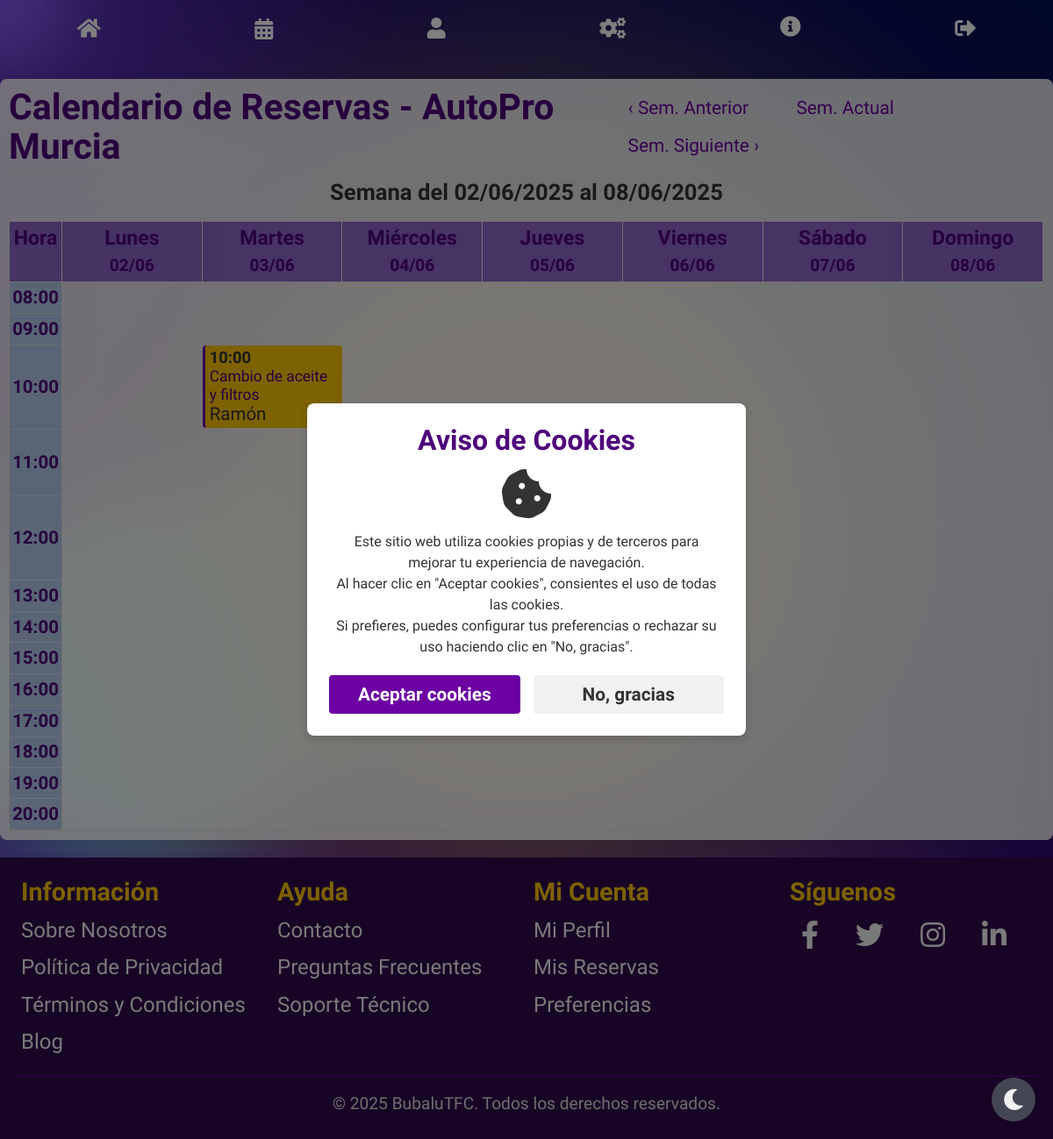
Screenshot of /index.php?controlador=administrator&action=view_appointments_calendar (signed in) with the database file from the repository.
### tables this page shows
CREATE TABLE `business` (
  `id_business` int(11) NOT NULL,
  `name` varchar(250) NOT NULL,
  `category` varchar(250) NOT NULL,
  `description` varchar(300) NOT NULL,
  `address` varchar(250) NOT NULL,
  `postal_code` varchar(10) NOT NULL,
  `phone_number` int(11) NOT NULL,
  `business_image` varchar(300) NOT NULL,
  `id_administrator` int(11) NOT NULL
);

CREATE TABLE `appointment` (
  `id_appointment` int(11) NOT NULL,
  `date_time` datetime NOT NULL,
  `state` enum('earring','confirmed','canceled') NOT NULL DEFAULT 'earring',
  `id_customer` int(11) NOT NULL,
  `id_business` int(11) NOT NULL,
  `id_service` int(11) NOT NULL,
  `comments` varchar(300) NOT NULL
);

CREATE TABLE `service` (
  `id_service` int(11) NOT NULL,
  `name` varchar(250) NOT NULL,
  `duration` int(11) NOT NULL,
  `price` decimal(10,2) NOT NULL,
  `id_business` int(11) NOT NULL
);

CREATE TABLE `users` (
  `id_user` int(11) NOT NULL,
  `name` varchar(250) NOT NULL,
  `surnames` varchar(250) NOT NULL,
  `phone_number` int(11) NOT NULL,
  `birthdate` date NOT NULL DEFAULT '1900-01-01',
  `email` varchar(300) NOT NULL,
  `password` varchar(300) NOT NULL,
  `role` enum('customer','administrator') NOT NULL DEFAULT 'customer',
  `avatar_image` varchar(300) NOT NULL DEFAULT 'avatar_images/default_avatar.png',
  `registration_date` timestamp NOT NULL DEFAULT current_timestamp() ON UPDATE current_timestamp()
);

### controller/administrator_controller.php (called while the page is built, shortened)
<?php
require_once __DIR__ . "/../model/administrator_model.php";
function view_appointments_calendar()
{
    $adminModel = new Administrator_Model();
    $id_user = $_SESSION["id_user"];
    $id_business = $adminModel->get_id_business($id_user);
    $nombre_negocio = "Mi Negocio";
    $horario_procesado = [];
    $week_offset = isset($_GET["week_offset"]) ? (int)$_GET["week_offset"] : 0;
    $current_date_for_week = new DateTime();
    $day_of_week_num = $current_date_for_week->format("N");
    $current_week_start = clone $current_date_for_week;
    $current_week_start->modify("-" . ($day_of_week_num - 1) . " days")->setTime(0, 0, 0);
    if (!$id_business) {
        $nombre_negocio = "Negocio no encontrado";
    } else {
        $business_info = $adminModel->get_business_info($id_business);
        $nombre_negocio = $business_info["name"] ?? "Mi Negocio";
        $raw_horario = $adminModel->get_schedule($id_business);
        if ($raw_horario) {
            foreach ($raw_horario as $dia_h) {
                $db_day_val = intval($dia_h["day_week"]);
                $iso_day_num = ($db_day_val >= 1 && $db_day_val <= 7) ? $db_day_val : null;
                if ($iso_day_num !== null) {
                    $horario_procesado[$iso_day_num][] = [
                        "open" => (int)substr($dia_h["opening_hour"], 0, 2),
                        "close" => (int)substr($dia_h["closing_hour"], 0, 2),
                        "opening_full" => $dia_h["opening_hour"],
                        "closing_full" => $dia_h["closing_hour"]
                    ];
                }
            }
        }
        $reservas_semana = $adminModel->get_appointments_by_business_for_week($id_business, $current_week_start->format("Y-m-d"));
    }
    require_once("view/appointment_view.php");
}

### model/conectar.php (called while the page is built)
<?php
class Conectar{
    public static function conexion(){
        try {
            $conexion = new mysqli("bbdd.bubalues.com", "ddb254416", "g135Jpkl)62%bj", "ddb254416");
            $conexion->set_charset("utf8mb4");
        } catch (Exception $e) {
            die('Error: '.$e->getMessage());
            }
        return $conexion;
    }
}
?>

### model/administrator_model.php (called while the page is built, shortened)
<?php
class Administrator_Model
{
    private $db;
    public function __construct()
    {
        require_once __DIR__ . "/conectar.php";
        $this->db = Conectar::conexion();
    }
    public function get_id_business($administratorId)
    {
        $sql = "SELECT id_business FROM business WHERE id_administrator = ?";
        $stmt = $this->db->prepare($sql);
        $stmt->bind_param("i", $administratorId);
        $stmt->execute();
        $result = $stmt->get_result()->fetch_assoc();
        return $result ? $result["id_business"] : null;
    }
    public function get_appointments_by_business_for_week($businessId, $start_of_week_string)
    {
        $start_date = new DateTime($start_of_week_string);
        $end_date = clone $start_date;
        $end_date->modify("+6 days")->setTime(23, 59, 59);
        $start_date_formatted = $start_date->format("Y-m-d H:i:s");
        $end_date_formatted = $end_date->format("Y-m-d H:i:s");
        $sql = "
            SELECT
                a.id_appointment,
                a.date_time,
                a.state,
                a.comments,
                s.name AS service_name,
                s.price AS service_price,
                s.duration AS service_duration,
                u.name AS customer_name,
                u.phone_number AS customer_phone,
                u.email AS customer_email,
                b.name AS business_name
            FROM appointment a
            LEFT JOIN users u ON a.id_customer = u.id_user
            LEFT JOIN service s ON a.id_service = s.id_service
            LEFT JOIN business b ON a.id_business = b.id_business
            WHERE a.id_business = ?
            AND a.date_time BETWEEN ? AND ?
            ORDER BY a.date_time ASC
        ";
        $stmt = $this->db->prepare($sql);
        $stmt->bind_param("iss", $businessId, $start_date_formatted, $end_date_formatted);
        $stmt->execute();
        return $stmt->get_result()->fetch_all(MYSQLI_ASSOC);
    }
    public function get_schedule($businessId)
    {
        $sql = "
            SELECT id_schedule, day_week, opening_hour, closing_hour
            FROM schedule
            WHERE id_business = ?
        ";
        $stmt = $this->db->prepare($sql);
        $stmt->bind_param("i", $businessId);
        $stmt->execute();
        return $stmt->get_result()->fetch_all(MYSQLI_ASSOC);
    }
    public function get_business_info($businessId)
    {
        $sql = "SELECT * FROM business WHERE id_business = ?";
        $stmt = $this->db->prepare($sql);
        $stmt->bind_param("i", $businessId);
        $stmt->execute();
        return $stmt->get_result()->fetch_assoc();
    }
}

### view/appointment_view.php (the view, shortened to what this page needs)
<?php
require_once("view/menu.php");
$dias_semana_nombres = ["Lunes", "Martes", "Miércoles", "Jueves", "Viernes", "Sábado", "Domingo"];
$min_hour = 24;
$max_hour = 0;
if (!empty($horario_procesado)) {
    foreach ($horario_procesado as $turnos_dia) {
        foreach ($turnos_dia as $turno) {
            if (isset($turno["open"])) $min_hour = min($min_hour, (int)$turno["open"]);
            if (isset($turno["close"])) $max_hour = max($max_hour, (int)$turno["close"]);
        }
    }
} else {
    $min_hour = 8;
    $max_hour = 19;
}
$time_slots = [];
for ($h = $min_hour; $h < $max_hour; $h++) {
    $time_slots[] = str_pad($h, 2, "0", STR_PAD_LEFT) . ":00";
}
$reservas_por_dia_hora = [];
if (!empty($reservas_semana)) {
    foreach ($reservas_semana as $reserva) {
        $fecha_reserva = new DateTime($reserva["date_time"]);
        $dia_key = $fecha_reserva->format("N");
        $hora_key = $fecha_reserva->format("H:00");
        $reservas_por_dia_hora[$dia_key][$hora_key][] = $reserva;
    }
}
?>
<link rel="stylesheet" href="styles/calendar.css">
<link rel="stylesheet" href="styles/modal.css">
<div class="content-with-menu" id="mainContentArea" style="position: relative;">
    <div class="gradient-bg">
        <div class="gradients-container">
            <div class="g3"></div>
        </div>
    </div>
    <div class="calendar-container" style="position: relative; z-index: 1;">
        <div class="calendar-header">
            <h2>Calendario de Reservas - <?= htmlspecialchars($nombre_negocio ?? "Mi Negocio") ?></h2>
            <div class="calendar-nav">
                <a href="index.php?controlador=administrator&action=view_appointments_calendar&week_offset=<?= $week_offset - 1 ?>" class="btn">‹ Sem. Anterior</a>
                <a href="index.php?controlador=administrator&action=view_appointments_calendar&week_offset=0" class="btn">Sem. Actual</a>
                <a href="index.php?controlador=administrator&action=view_appointments_calendar&week_offset=<?= $week_offset + 1 ?>" class="btn">Sem. Siguiente ›</a>
            </div>
        </div>
        <p style="text-align: center; font-weight: bold;">
            Semana del <?= isset($current_week_start) ? $current_week_start->format("d/m/Y") : "Fecha no definida" ?> al <?= isset($current_week_start) ? (clone $current_week_start)->modify("+6 days")->format("d/m/Y") : "Fecha no definida" ?>
        </p>
        <div class="calendar-grid">
            <div class="grid-header">Hora</div>
            <?php
            if (isset($current_week_start)):
                $temp_date_header = clone $current_week_start;
                for ($i = 0; $i < 7; $i++): ?>
                    <div class="grid-header">
                        <?= $dias_semana_nombres[$i] ?><br>
                        <small><?= $temp_date_header->format("d/m") ?></small>
                    </div>
                <?php
                    $temp_date_header->modify("+1 day");
                endfor;
            else:
                for ($i = 0; $i < 7; $i++):
                    echo "<div class='grid-header'>" . $dias_semana_nombres[$i] . "</div>";
                endfor;
            endif;
            ?>
            <?php foreach ($time_slots as $time_slot_display): ?>
                <?php $current_hour_int = (int)substr($time_slot_display, 0, 2); ?>
                <div class="time-slot"><?= $time_slot_display ?></div>
                <?php for ($day_of_week_N = 1; $day_of_week_N <= 7; $day_of_week_N++): ?>
                    <?php
                    $is_working_hour = false;
                    $cell_title = "Fuera de horario";
                    if (!empty($horario_procesado) && isset($horario_procesado[$day_of_week_N])) {
                        foreach ($horario_procesado[$day_of_week_N] as $turno) {
                            if ($current_hour_int >= (int)$turno["open"] && $current_hour_int < (int)$turno["close"]) {
                                $is_working_hour = true;
                                $cell_title = "Disponible";
                                break;
                            }
                        }
                    }
                    $cell_class = $is_working_hour ? "" : "non-working-hour";
                    $cell_datetime_str = "";
                    if (isset($current_week_start)) {
                        $cell_date_obj = clone $current_week_start;
                        $cell_date_obj->modify("+" . ($day_of_week_N - 1) . " days");
                        $cell_datetime_str = $cell_date_obj->format("Y-m-d") . " " . $time_slot_display . ":00";
                    }
                    ?>
                    <div class="hour-cell <?= $cell_class ?>" data-datetime="<?= $cell_datetime_str ?>" title="<?= $cell_title ?>">
                        <?php
                        if ($is_working_hour && !empty($reservas_por_dia_hora) && isset($reservas_por_dia_hora[$day_of_week_N][$time_slot_display])) {
                            foreach ($reservas_por_dia_hora[$day_of_week_N][$time_slot_display] as $reserva) {
                                echo "<div class='appointment-block' onclick='openReservationModal(" . htmlspecialchars($reserva["id_appointment"]) . ")'>";
                                echo "<span class='appointment-time'>" . htmlspecialchars(date("H:i", strtotime($reserva["date_time"]))) . "</span>";
                                echo "<span class='appointment-service'>" . htmlspecialchars($reserva["service_name"] ?? "Servicio") . "</span>";
                                echo "<span class='appointment-customer'>" . htmlspecialchars($reserva["customer_name"] ?? "Cliente") . "</span>";
                                echo "</div>";
                            }
                        }
                        ?>
                    </div>
                <?php endfor; ?>
            <?php endforeach; ?>
        </div>
    </div>
</div>

### styles/global.css (style rules this page uses)
:root { --purple-dark: #4d007a; --purple-medium: #5a008d; --purple-regular: #6c00a2; --purple-light: #7d33b5; --purple-lighter: #8e66c8; --purple-pale: #a099db; --purple-very-pale: #b3ccec; --purple-almost-white: #c6fff0; --purple-white: #daffee; --accent-yellow: #fbc404; --white: #FFFFFF; --light-gray: #F5F5F5; --medium-gray: #E0E0E0; --dark-gray: #333333; --success: #4CAF50; --warning: #fbc404; --error: #F44336; --info: #6c00a2; --spacing-xs: 0.25rem; --spacing-sm: 0.5rem; --spacing-md: 1rem; --spacing-lg: 1.5rem; --spacing-xl: 2rem; --border-radius-sm: 4px; --border-radius-md: 8px; --border-radius-lg: 16px; --box-shadow: 0 2px 10px rgba(0, 0, 0, 0.1); --transition-fast: 0.2s ease; --transition-normal: 0.3s ease; --transition-slow: 0.5s ease; }
* { margin: 0; padding: 0; box-sizing: border-box; }
html { font-size: 16px; scroll-behavior: smooth; height: 100%; min-width: 320px; }
body { font-family: "Dongle", sans-serif; line-height: 1.3; color: var(--dark-gray); background-color: var(--white); font-size: 1.6rem; display: flex; flex-direction: column; min-height: 100%; }
.content-with-menu { flex-grow: 1; }
h1, h2, h3 { font-family: "Dongle", sans-serif; line-height: 1.1; margin-bottom: var(--spacing-md); color: var(--purple-dark); font-weight: 700; }
h2 { font-size: 2rem; }
p { margin-bottom: var(--spacing-md); }
a { color: var(--purple-regular); text-decoration: none; transition: color var(--transition-fast); }
.btn { display: inline-block; font-family: "Dongle", sans-serif; font-size: 1.3rem; padding: var(--spacing-sm) var(--spacing-lg); border-radius: var(--border-radius-md); border: none; cursor: pointer; transition: all var(--transition-normal); text-align: center; font-weight: 400; }

### styles/responsive.css (style rules this page uses)
:root { --breakpoint-sm: 576px; --breakpoint-md: 768px; --breakpoint-lg: 992px; --breakpoint-xl: 1200px; }

### styles/dark-theme.css (style rules this page uses)
:root { --dark-bg-primary: #202123; --dark-bg-secondary: #343541; --dark-bg-tertiary: #444654; --dark-bg-input: #40414f; --dark-text-primary: #f1f1f3; --dark-text-secondary: #c5c5d2; --dark-text-tertiary: #8e8ea0; --dark-accent-primary: #fbc404; --dark-accent-secondary: #d9a404; --dark-success: #2a9d8f; --dark-warning: #e9c46a; --dark-error: #e76f51; --dark-info: #4d96ff; --dark-border-color: #4d4d4f; --dark-box-shadow: 0 2px 10px rgba(0, 0, 0, 0.3); }

### styles/home.css (style rules this page uses)
.content-with-menu { z-index: 99; padding-top: 70px; }

### styles/bubbles.css (style rules this page uses)
:root { --color-bg1: rgb(108, 0, 162); --color-bg2: rgb(0, 17, 82); --color1: 18, 113, 255; --color2: 221, 74, 255; --color3: 100, 220, 255; --color4: 200, 50, 50; --color5: 180, 180, 50; --color-interactive: 140, 100, 255; --circle-size: 80%; --blending: hard-light; }
.gradient-bg { position: fixed; top: 0; left: 0; min-height: 100vh; width: 100vw; height: 100vw; z-index: 0; pointer-events: none; overflow: hidden; background: linear-gradient(40deg, var(--color-bg1), var(--color-bg2)); }
.gradients-container { filter: url(#goo) blur(40px); width: 100%; height: 100%; }
.g3 { position: absolute; background: radial-gradient(circle at center, rgba(var(--color3), 0.8) 0, rgba(var(--color3), 0) 50%) no-repeat; mix-blend-mode: var(--blending); width: var(--circle-size); height: var(--circle-size); top: calc(50% - var(--circle-size) / 2 + 200px); left: calc(50% - var(--circle-size) / 2 - 500px); transform-origin: calc(50% + 400px); animation: moveInCircle 40s linear infinite; opacity: 1; }

### view/appointment_view.php (style rules this page uses)
.calendar-container { background-color: rgba(255, 255, 255, 0.85); }

### rows the page displays
business: name "AutoPro Murcia"
appointment: date_time "10:00", id_service.name "Cambio de aceite y filtros", id_customer.name "Ramón"

### other values shown
$current_week_start->format("d/m/Y") "02/06/2025"
$dias_semana_nombres[$i] "Lunes"
$temp_date_header->format("d/m") "02/06"
$dias_semana_nombres[$i] "Martes"
$temp_date_header->format("d/m") "03/06"
$dias_semana_nombres[$i] "Miércoles"
$temp_date_header->format("d/m") "04/06"
$dias_semana_nombres[$i] "Jueves"
$temp_date_header->format("d/m") "05/06"
$dias_semana_nombres[$i] "Viernes"
$temp_date_header->format("d/m") "06/06"
$dias_semana_nombres[$i] "Sábado"
$temp_date_header->format("d/m") "07/06"
$dias_semana_nombres[$i] "Domingo"
$temp_date_header->format("d/m") "08/06"
